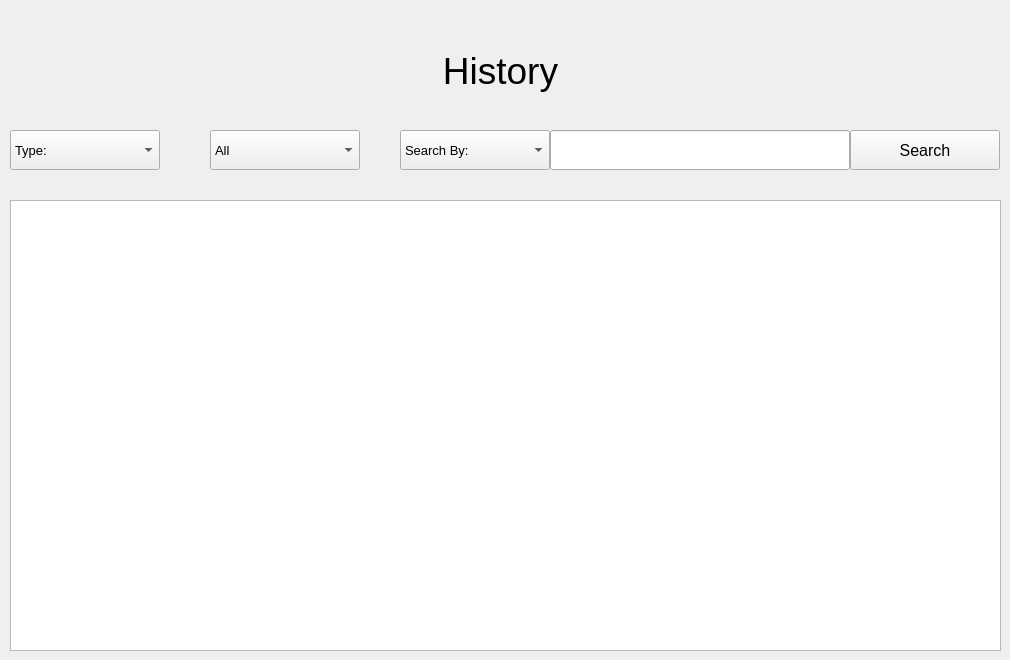
      <widget class="QWidget" name="tab_1">
       <attribute name="title">
        <string>1</string>
       </attribute>
       <widget class="QComboBox" name="CB_history_type">
        <property name="geometry">
         <rect>
          <x>10</x>
          <y>130</y>
          <width>150</width>
          <height>40</height>
         </rect>
        </property>
        <property name="minimumSize">
         <size>
          <width>150</width>
          <height>40</height>
         </size>
        </property>
        <property name="maximumSize">
         <size>
          <width>150</width>
          <height>40</height>
         </size>
        </property>
        <property name="font">
         <font>
          <pointsize>10</pointsize>
         </font>
        </property>
        <property name="currentText">
         <string>Type:</string>
        </property>
        <item>
         <property name="text">
          <string>Type:</string>
         </property>
        </item>
        <item>
         <property name="text">
          <string>Send</string>
         </property>
        </item>
        <item>
         <property name="text">
          <string>Request</string>
         </property>
        </item>
       </widget>
       <widget class="QComboBox" name="CB_history_search_by">
        <property name="geometry">
         <rect>
          <x>400</x>
          <y>130</y>
          <width>150</width>
          <height>40</height>
         </rect>
        </property>
        <property name="minimumSize">
         <size>
          <width>150</width>
          <height>40</height>
         </size>
        </property>
        <property name="maximumSize">
         <size>
          <width>150</width>
          <height>40</height>
         </size>
        </property>
        <property name="font">
         <font>
          <pointsize>10</pointsize>
         </font>
        </property>
        <property name="currentText">
         <string>Search By:</string>
        </property>
        <item>
         <property name="text">
          <string>Search By:</string>
         </property>
        </item>
        <item>
         <property name="text">
          <string>Account</string>
         </property>
        </item>
        <item>
         <property name="text">
          <string>Status</string>
         </property>
        </item>
        <item>
         <property name="text">
          <string>Date amount</string>
         </property>
        </item>
        <item>
         <property name="text">
          <string>Monthly amount</string>
         </property>
        </item>
        <item>
         <property name="text">
          <string>Recipitent</string>
         </property>
        </item>
        <item>
         <property name="text">
          <string>All</string>
         </property>
        </item>
       </widget>
       <widget class="QLabel" name="label_16">
        <property name="geometry">
         <rect>
          <x>20</x>
          <y>0</y>
          <width>961</width>
          <height>141</height>
         </rect>
        </property>
        <property name="font">
         <font>
          <pointsize>28</pointsize>
         </font>
        </property>
        <property name="text">
         <string>History</string>
        </property>
        <property name="alignment">
         <set>Qt::AlignCenter</set>
        </property>
       </widget>
       <widget class="QTableWidget" name="TW_history">
        <property name="geometry">
         <rect>
          <x>10</x>
          <y>200</y>
          <width>991</width>
          <height>451</height>
         </rect>
        </property>
       </widget>
       <widget class="QLineEdit" name="LE_history_search">
        <property name="geometry">
         <rect>
          <x>550</x>
          <y>130</y>
          <width>300</width>
          <height>40</height>
         </rect>
        </property>
        <property name="sizePolicy">
         <sizepolicy hsizetype="Preferred" vsizetype="Preferred">
          <horstretch>0</horstretch>
          <verstretch>0</verstretch>
         </sizepolicy>
        </property>
        <property name="minimumSize">
         <size>
          <width>300</width>
          <height>40</height>
         </size>
        </property>
        <property name="maximumSize">
         <size>
          <width>200</width>
          <height>30</height>
         </size>
        </property>
        <property name="font">
         <font>
          <pointsize>12</pointsize>
         </font>
        </property>
        <property name="maxLength">
         <number>14</number>
        </property>
        <property name="alignment">
         <set>Qt::AlignCenter</set>
        </property>
       </widget>
       <widget class="QPushButton" name="PB_history_search">
        <property name="geometry">
         <rect>
          <x>850</x>
          <y>130</y>
          <width>150</width>
          <height>40</height>
         </rect>
        </property>
        <property name="sizePolicy">
         <sizepolicy hsizetype="Minimum" vsizetype="Fixed">
          <horstretch>150</horstretch>
          <verstretch>30</verstretch>
         </sizepolicy>
        </property>
        <property name="minimumSize">
         <size>
          <width>150</width>
          <height>40</height>
         </size>
        </property>
        <property name="maximumSize">
         <size>
          <width>150</width>
          <height>30</height>
         </size>
        </property>
        <property name="font">
         <font>
          <pointsize>12</pointsize>
         </font>
        </property>
        <property name="text">
         <string>Search</string>
        </property>
       </widget>
       <widget class="QComboBox" name="CB_history_month">
        <property name="geometry">
         <rect>
          <x>210</x>
          <y>130</y>
          <width>150</width>
          <height>40</height>
         </rect>
        </property>
        <property name="minimumSize">
         <size>
          <width>150</width>
          <height>40</height>
         </size>
        </property>
        <property name="maximumSize">
         <size>
          <width>150</width>
          <height>40</height>
         </size>
        </property>
        <property name="font">
         <font>
          <pointsize>10</pointsize>
         </font>
        </property>
        <property name="currentText">
         <string>All</string>
        </property>
        <item>
         <property name="text">
          <string>All</string>
         </property>
        </item>
       </widget>
      </widget>
